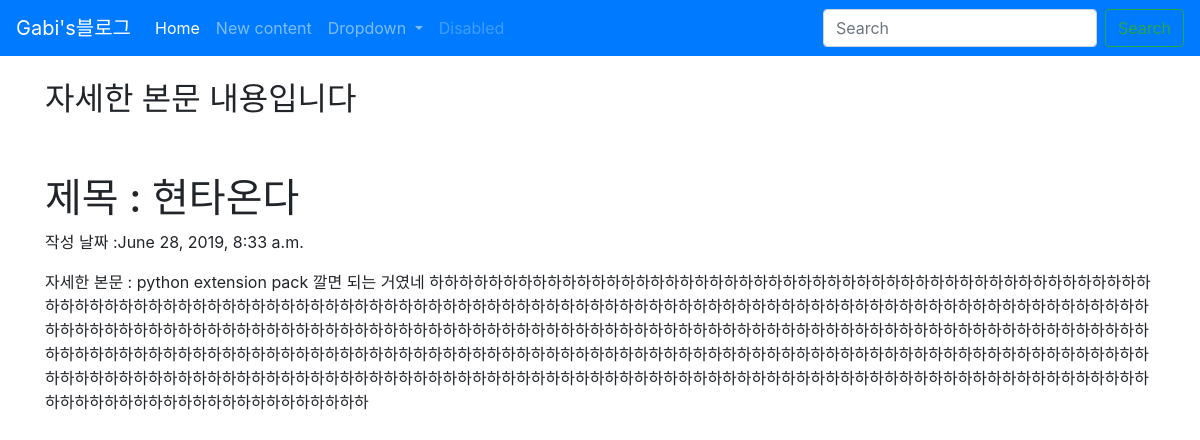
Page /blog/2 on the committed database.
### blog/models.py (models this page shows, shortened)
class Blog(models.Model):
    title = models.CharField(max_length=200)
    pub_date = models.DateTimeField('date published')
    body = models.TextField()

### blog/views.py (the view)
# urls.py: path('<int:blog_id>', views.detail, name="detail"),
def detail(request, blog_id):
    blog_detail = get_object_or_404(Blog, pk = blog_id)
    return render(request, 'detail.html', {'blog':blog_detail})

### blog/templates/detail.html
{% extends 'base.html'%}
{% block contents %}
<body>
<br>
<div class="container">
<h2>자세한 본문 내용입니다</h2>
<br><br>
<h1> 제목 : {{blog.title}} </h1>
<p style font-weight:bold> 작성 날짜 :{{blog.pub_date}} </p>
<p> 자세한 본문 : {{blog.body}} </p>
</div>
</body>
{% endblock %}

### rows in the picture
Blog: title "현타온다", pub_date "June 28, 2019, 8:33 a.m.", body "python extension pack 깔면 되는 거였네 하하하하하하하하하하하하하하하하하하하하하하하하하하하하하하하하하하하하하하하하하하하하하하하하하하하하하하하하하하하하하하하하하하하하하하하하하하하하하하하하하하하하하하하하하하하하하하하하하하하하하하하하하하하하하하하하하하하하하하하하하하하하하하하하하하하하하하하하하하하하하하하하하하하하하하하하하하하하하하하하하하하하하하하하하하하하하하하하하하하하하하하하하하하하하하하하하하하하하하하하하하하하하하하하하하하하하하하하하하하하하하하하하하하하하하하하하하하하하하하하하하하하하하하하하하하하하하하하하하하하하하하하하하하하하하하하하하하하하하하하하하하하하하하하하하하하하하하하하하하하하하하하하하하하하하하하하하하하하하하하하하하하하하하하하하하하하하하하하하하하하하하하하하하하하하하하하하하하하하하하하하하하하하하하하하하"
